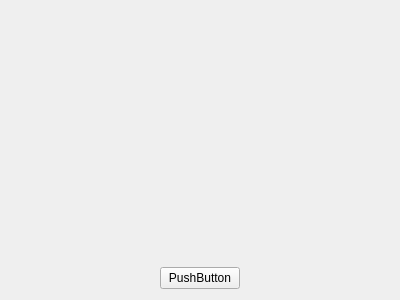
<?xml version="1.0" encoding="UTF-8"?>
<ui version="4.0">
 <class>BDevEngineImagesOverview</class>
 <widget class="QWidget" name="BDevEngineImagesOverview">
  <property name="geometry">
   <rect>
    <x>0</x>
    <y>0</y>
    <width>400</width>
    <height>300</height>
   </rect>
  </property>
  <property name="windowTitle">
   <string>Form</string>
  </property>
  <layout class="QGridLayout" name="gridLayout">
   <item row="0" column="1">
    <spacer name="verticalSpacer">
     <property name="orientation">
      <enum>Qt::Vertical</enum>
     </property>
     <property name="sizeHint" stdset="0">
      <size>
       <width>20</width>
       <height>250</height>
      </size>
     </property>
    </spacer>
   </item>
   <item row="1" column="0">
    <spacer name="horizontalSpacer">
     <property name="orientation">
      <enum>Qt::Horizontal</enum>
     </property>
     <property name="sizeHint" stdset="0">
      <size>
       <width>145</width>
       <height>20</height>
      </size>
     </property>
    </spacer>
   </item>
   <item row="1" column="1">
    <widget class="QPushButton" name="pushButton">
     <property name="text">
      <string>PushButton</string>
     </property>
    </widget>
   </item>
   <item row="1" column="2">
    <spacer name="horizontalSpacer_2">
     <property name="orientation">
      <enum>Qt::Horizontal</enum>
     </property>
     <property name="sizeHint" stdset="0">
      <size>
       <width>144</width>
       <height>20</height>
      </size>
     </property>
    </spacer>
   </item>
  </layout>
 </widget>
 <resources/>
 <connections/>
</ui>
